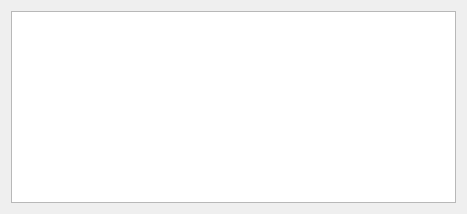
<?xml version="1.0" encoding="UTF-8"?>
<ui version="4.0">
 <class>Form</class>
 <widget class="QWidget" name="Form">
  <property name="geometry">
   <rect>
    <x>0</x>
    <y>0</y>
    <width>467</width>
    <height>210</height>
   </rect>
  </property>
  <property name="sizePolicy">
   <sizepolicy hsizetype="Preferred" vsizetype="Preferred">
    <horstretch>0</horstretch>
    <verstretch>0</verstretch>
   </sizepolicy>
  </property>
  <property name="windowTitle">
   <string>MeintenSie</string>
  </property>
  <layout class="QHBoxLayout" name="horizontalLayout">
   <item>
    <widget class="QListView" name="lvMeintenSieSatz">
     <property name="minimumSize">
      <size>
       <width>256</width>
       <height>192</height>
      </size>
     </property>
     <property name="maximumSize">
      <size>
       <width>16777215</width>
       <height>16777215</height>
      </size>
     </property>
     <property name="layoutMode">
      <enum>QListView::SinglePass</enum>
     </property>
    </widget>
   </item>
  </layout>
 </widget>
 <resources/>
 <connections/>
</ui>
